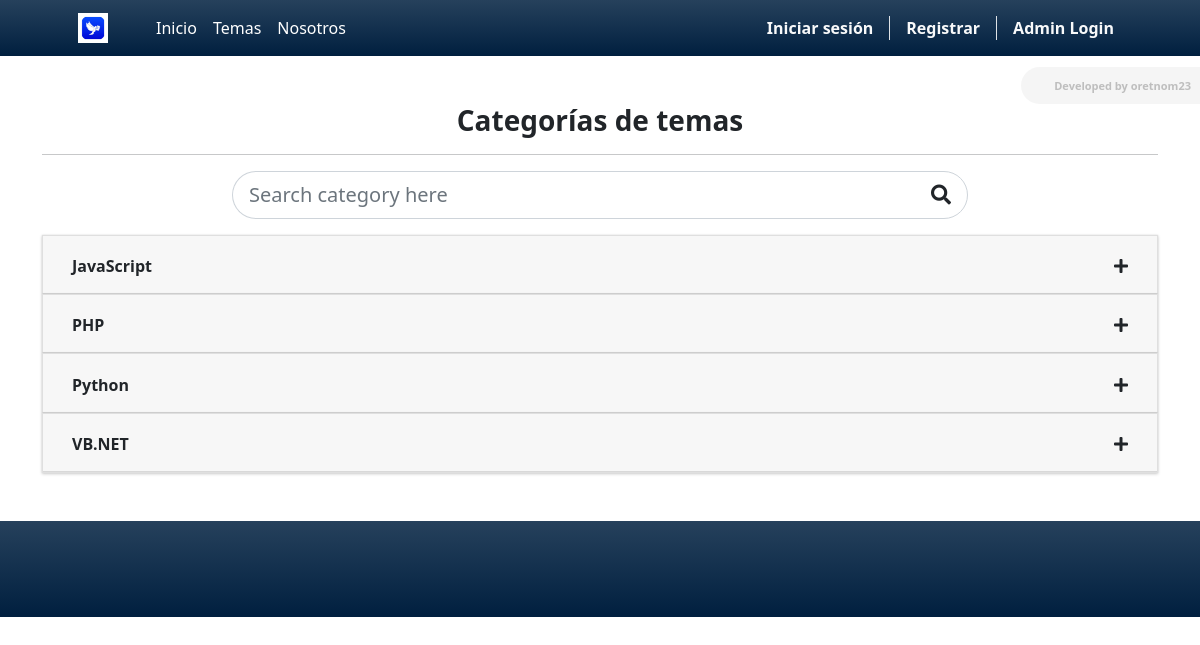
The page /?p=categories on the database its author committed.
### tables this page shows
CREATE TABLE `category_list` (
  `id` int(30) NOT NULL,
  `name` text NOT NULL,
  `description` text NOT NULL,
  `status` tinyint(1) NOT NULL DEFAULT 1,
  `delete_flag` tinyint(1) NOT NULL DEFAULT 0,
  `date_created` datetime NOT NULL DEFAULT current_timestamp(),
  `date_updated` datetime NOT NULL DEFAULT current_timestamp() ON UPDATE current_timestamp()
);

### categories/index.php (the view, shortened to what this page needs)
<div class="section py-5">
    <div class="container">
        <h3 class="text-center"><b>Categorías de temas</b></h3>
        <hr>
        <div class="row justify-content-center">
            <div class="col-lg-8 col-md-10 col-sm-12 col-sm-12 mb-3">
                <div class="input-group input-group-lg" id="search-field">
                    <input type="search" class="form-control form-control-lg  rounded-pill" aria-label="Search Category Field" id="search" placeholder="Search category here">
                    <div class="input-group-append">
                        <span class="input-group-text rounded-pill bg-transparent"><i class="fa fa-search"></i></span>
                    </div>
                </div>
            </div>
        </div>
        <div class="accordion" id="categoryAccordion">
            <?php
            $categorys = $conn->query("SELECT * FROM `category_list` where delete_flag = 0 and `status` = 1 order by `name` asc");
            while($row = $categorys->fetch_assoc()):
            ?>
            <div class="card mb-0 rounded-0">
                <div class="card-header" id="category<?= $row['id'] ?>">
                    <h2 class="mb-0">
                        <button class="btn btn-block text-left font-weight-bolder" type="button" data-toggle="collapse" data-target="#collapse<?= $row['id'] ?>" aria-expanded="false" aria-controls="collapse<?= $row['id'] ?>">
                        <div class="d-flex w-100 align-items-center justify-content-between">
                            <?= $row['name'] ?>
                            <i class="fa fa-plus font-size-3 collapse-icon"></i>
                        </div>
                        </button>
                    </h2>
                </div>
            </div>
            <?php endwhile; ?>
        </div>
    </div>
</div>

### categories/index.php (style rules this page uses)
#search-field .form-control.rounded-pill { border-top-right-radius:0 !important; border-bottom-right-radius:0 !important; border-right:none !important }
#search-field .input-group-text.rounded-pill { border-top-left-radius:0 !important; border-bottom-left-radius:0 !important; border-right:left !important }

### rows shown on the page
category_list: name "JavaScript"
category_list: name "PHP"
category_list: name "Python"
category_list: name "VB.NET"
